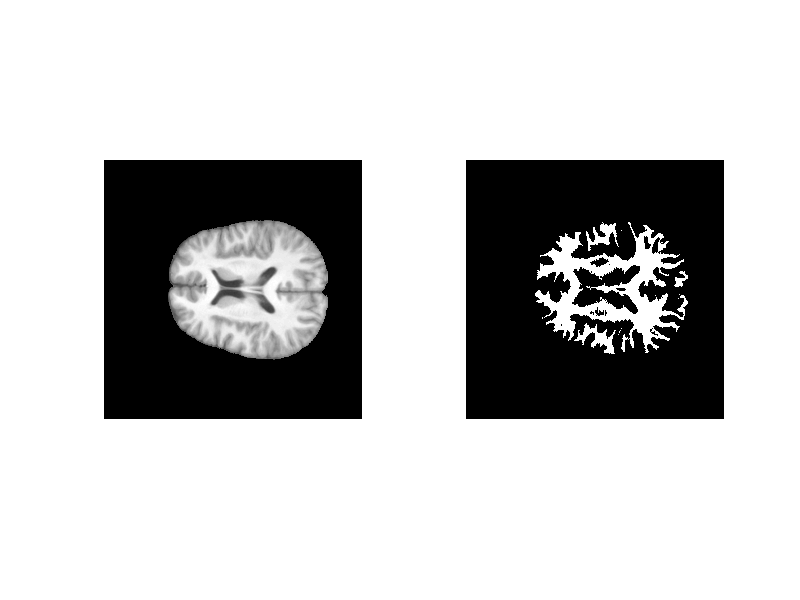

Write MATLAB code to recreate this figure. (Note: this script raises an error after producing the figure.)
close all;
clear all;
%% PARTIE 1

%%Question1
load('TP3_donnees.mat');
k = 1;
seg = Segm_binaire(:,:,k);

figure()
subplot(1,2,1);
imshow(IRM_T1,[]);
subplot(1,2,2);
imshow(seg,[]);

displaySegOnMri(seg,IRM_T1);

%%Question2
%Intersection des segmentations 
%Union des segmentations 
Inter =  Segm_binaire(:,:,1);
Union =  Segm_binaire(:,:,1);
for i = 2:15
    Inter(Segm_binaire(:,:,i) == 0) = 0;
    Union(Segm_binaire(:,:,i) == 1) = 1;
end

figure()
subplot(1,2,1);
imshow(Inter,[]);
subplot(1,2,2);
imshow(Union,[]);

%%Question3
mode(seg)